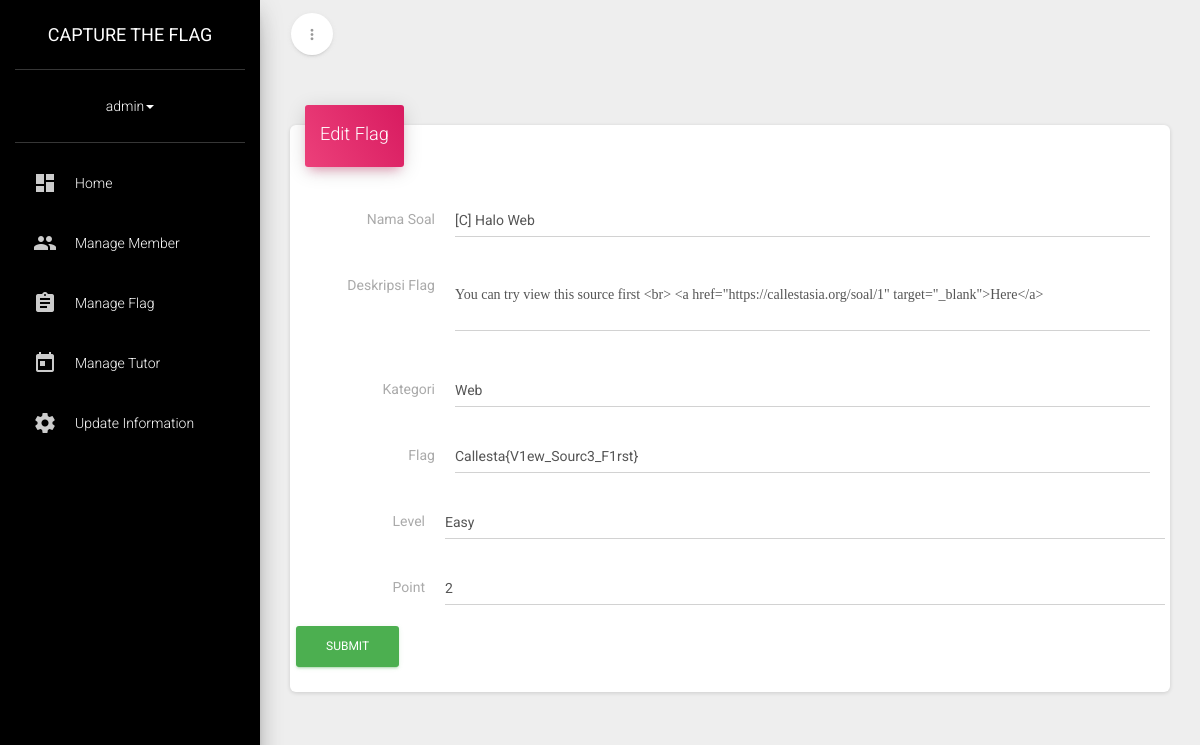
The page /admin/edit-soal.php?id=4 (signed in) on the database its author committed.
### tables this page shows
CREATE TABLE `submit` (
  `id` int(11) NOT NULL,
  `nama_soal` varchar(100) NOT NULL,
  `deskripsi` text NOT NULL,
  `kategori` varchar(100) NOT NULL,
  `score` int(11) NOT NULL,
  `flag` varchar(100) NOT NULL,
  `level` varchar(100) NOT NULL,
  `file` varchar(100) NOT NULL
);

### modules/db.class.php (called while the page is built, shortened)
<?php
class Database
{
	public function search_soal_by_id($id){
		$search = mysql_query("SELECT * FROM `submit` WHERE `id` = '$id'");
		$search = mysql_fetch_array($search);
		return $search;
	}
}

### admin/edit-soal.php (the view, shortened to what this page needs)
<?php
require_once('../modules/db.class.php');
$Modules = new Modules;$Modules->isAdmin();
$Database = new Database;
$edit = $Database->search_soal_by_id($_GET['id']);
?>
<!DOCTYPE html>
<html>
<head>
<?= $Modules->header("Tambah Flag");?>
</head>
<body>
	<div class="wrapper">
	<?= $Modules->slideMenu();?>
	<div class="main-panel">
		<nav class="navbar navbar-transparent navbar-absolute">
			<div class="container-fluid">
				<div class="navbar-minimize">
					<button id="minimizeSidebar" class="btn btn-round btn-white btn-fill btn-just-icon">
						<i class="material-icons visible-on-sidebar-regular">more_vert</i>
					</button>
				</div>
			</div>
		</nav>
		<div class="content">
			<div class="container-fluid">
				<div class="row">
				<div class="col-md-12">
					<div class="card">
						<form method="post" action="" class="form-horizontal">
							<div class="card-header card-header-text" data-background-color="rose">
								<h4 class="card-title">Edit Flag</h4>
							</div>
							<div class="card-content">
								<div class="row">
									<label class="col-sm-2 label-on-left">Nama Soal</label>
									<div class="col-sm-10">
										<div class="form-group label-floating is-empty">
											<input name="name" type="text" class="form-control" placeholder="Nama Soal" required="" value="<?=$edit['nama_soal'];?>">
										</div>
									</div>
								</div>
								<div class="row">
									<label class="col-sm-2 label-on-left">Deskripsi Flag</label>
									<div class="col-sm-10">
										<div class="form-group label-floating is-empty">
											<textarea name="description" type="text" class="form-control" placeholder="Deskripsi Flag" required=""><?=$edit['deskripsi'];?></textarea>
										</div>
									</div>
								</div>
								<div class="row">
									<label class="col-sm-2 label-on-left">Kategori</label>
									<div class="col-sm-10">
										<div class="form-group label-floating is-empty">
											<input name="kategori" type="text" class="form-control" placeholder="Deskripsi Flag" required="" value="<?=$edit['kategori'];?>">
										</div>
									</div>
								</div>
								<div class="row">
									<label class="col-sm-2 label-on-left">Flag</label>
									<div class="col-sm-10">
										<div class="form-group label-floating is-empty">
											<input name="flag" type="text" class="form-control" placeholder="format flag (sensitive value)" required="" value="<?=$edit['flag'];?>">
											<span class="material-input"></span></div>
										</div>
									<div class="row">
									<label class="col-sm-2 label-on-left">Level</label>
									<div class="col-sm-10">
									<div class="form-group label-floating is-empty">
									<input name="level" type="text" class="form-control" placeholder="Easy/Normal/Hard" required="" value="<?=$edit['level'];?>">
									<span class="material-input"></span></div>
									</div>
								</div>
								<div class="row">
									<label class="col-sm-2 label-on-left">Point</label>
									<div class="col-sm-10">
										<div class="form-group label-floating is-empty">
											<input name="score" type="number" class="form-control" placeholder="Point" required="" value="<?=$edit['score'];?>">
											<span class="material-input"></span></div>
										</div>
									</div>
									<button class="btn btn-success">Submit<div class="ripple-container"></div></button>
								</div>
								</form>
							</div>
						</div>
					</div>
				</div>
			</div>
		</div>
	</div>
</body>
</html>

### admin/edit-soal.php (style rules this page uses)
textarea { border: 1px solid #ffffff; width: 100%; height: 400px; padding-left: 5px; margin: 10px auto; resize: none; background: transparent; color: #ffffff; font-family: 'Ubuntu'; font-size: 13px; }

### rows shown on the page
submit: name "[C] Halo Web", description "You can try view this source first <br> <a href=\"https://callestasia.org/soal/1\" target=\"_blank\">Here</a>", kategori "Web", flag "Callesta{V1ew_Sourc3_F1rst}", level "Easy", score "2"

### other values the page prints
$_SESSION['username'] "admin"
